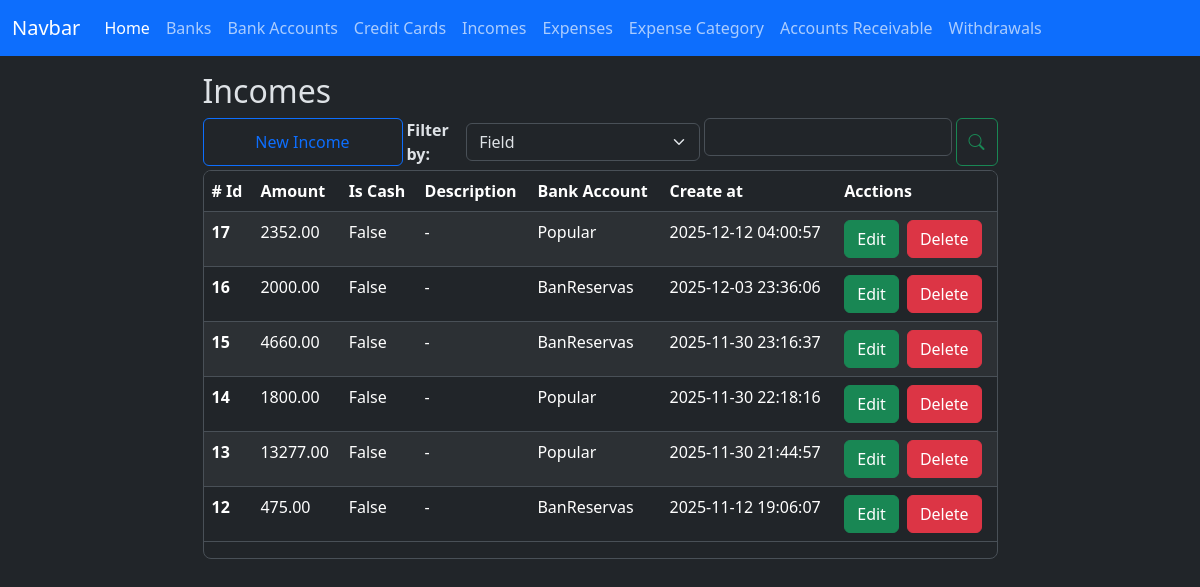
The page /incomes/index on the database as committed earlier.
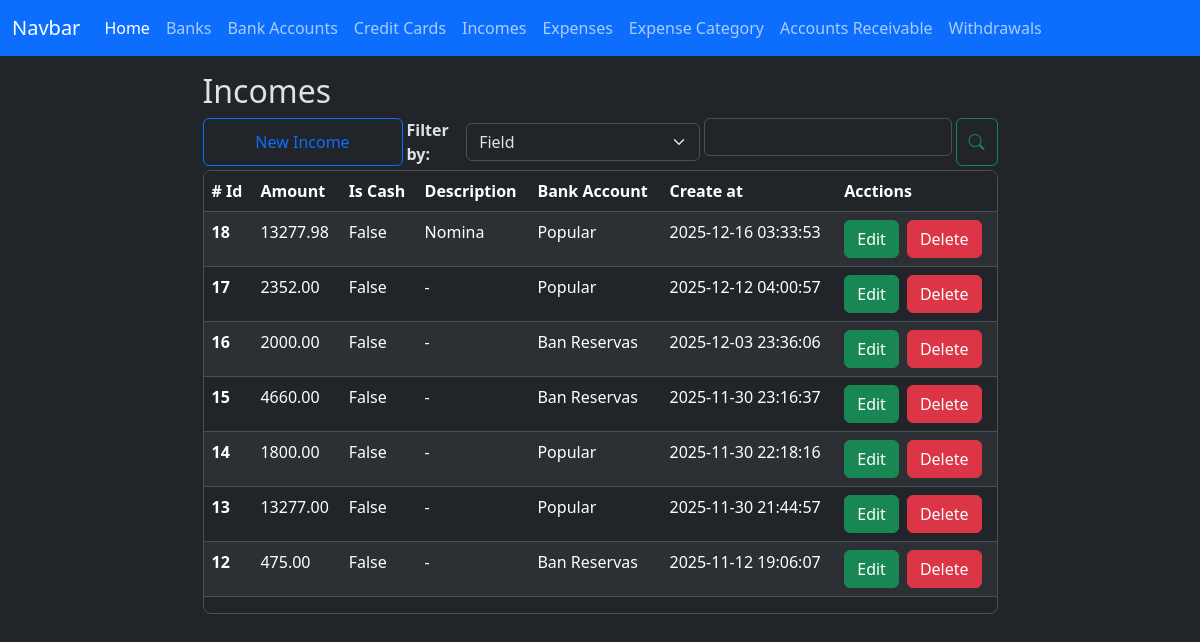
The same page on the database as committed later.
### app/models/income.py (models this page shows, shortened)
class Income(db.Model):
    __tablename__ = 'incomes'
    id = db.Column(db.Integer, primary_key=True)
    amount = db.Column(db.Numeric(10,2), nullable=False, default=0.00)
    is_cash = db.Column(db.Boolean, nullable=False, default=False)
    code = db.Column(db.String(50), nullable=False, server_default='TEMP')
    description = db.Column(db.String(255))
    bank_account_id = db.Column(db.Integer, db.ForeignKey('bank_accounts.id'))
    created_at = db.Column(db.DateTime(timezone=True), server_default=func.now())
    updated_at = db.Column(db.DateTime(timezone=True), onupdate=func.now())
    bank_account = relationship('BankAccount', back_populates='incomes')

### app/models/bank_account.py (models this page shows)
class BankAccount(db.Model):
    __tablename__ = 'bank_accounts'
    id = db.Column(db.Integer, primary_key=True)
    nick_name = db.Column(db.String(120))
    amount_available = db.Column(db.Numeric(10, 2), nullable=False)
    is_active = db.Column(db.Boolean, default=True)
    account_number = db.Column(db.Integer, nullable=True)
    bank_id = db.Column(db.Integer, db.ForeignKey('banks.id'))
    created_at = db.Column(db.DateTime(timezone=True), server_default=func.now())
    updated_at = db.Column(db.DateTime(timezone=True), onupdate=func.now())
    bank = relationship('Bank', back_populates='bank_accounts')
    expenses = relationship('Expense', back_populates='bank_account')
    incomes = relationship('Income', back_populates='bank_account')
    loans = relationship('Loan', back_populates='bank_account')
    loan_payments = relationship('LoanPayment', back_populates='bank_account')
    credit_card_payments = relationship('CreditCardPayment', back_populates='bank_account')
    withdrawals = relationship('Withdrawal', back_populates='bank_account')

### app/routes/income_routes.py (the view)
@income_bp.route('/index', methods=['GET', 'POST'])
def index():
    incomes = Income.query.order_by(Income.created_at.desc()).all()
    bank_accounts = BankAccount.query.all()
    context = {
        'incomes': incomes,
        'bank_accounts': bank_accounts
    }
    return render_template('incomes/index.html', **context)

### app/templates/incomes/index.html (shortened to what this page needs)
{% extends 'layout.html' %}
{% block content %}
    <div class="container w-75">
        <h2>Incomes</h2>
        <div class="d-flex justify-content-start gap-1 flex-wrap flex-md-nowrap mt-2">
            <button
                type="button"
                id="btn-create-expense-id"
                class="btn btn-outline-primary me-auto me-md-auto w-100 w-md-auto"
                style="max-width: 200px;"
                data-bs-toggle="modal"
                data-bs-target="#create-income"
            >New Income</i>
            </button>
            <div class="d-flex gap-1 w-100 align-items-center" style="max-width: 320px;">
                <div class="w-md-auto mt-md-0">
                    <label for="" class="fs-6 fw-bold">Filter by: </label>
                </div>
                <div class="w-100 w-md-auto mt-md-0" style="max-width: 250px;">
                    <select class="form-select" id="select-filter-type-id">
                        <option value="field">Field</option>
                    </select>
                </div>
            </div>
            <div class="d-flex gap-1 w-100" style="max-width: 350px;">
                <div class="w-100 w-md-auto mt-md-0">
                    <input type="text" class="form-control" id="filter-input-id">
                </div>
                <button type="button" class="btn btn-outline-success" id="btn-search-id"><i class="bi bi-search"></i></button>
            </div>
        </div>
        <div class="table-responsive overflow-y-auto border rounded-3 mt-1" style="max-height: 457px;">
            <table class="table table-striped  table-hover">
                <thead class="sticky-top">
                    <tr>
                    <th scope="col"># Id</th>
                    <th scope="col">Amount</th>
                    <th scope="col">Is Cash</th>
                    <th scope="col">Description</th>
                    <th scope="col">Bank Account</th>
                    <th scope="col">Create at</th>
                    <th scope="col">Acctions</th>
                    </tr>
                </thead>
                <tbody id="incomes-table-body-id">
                  {% for income in incomes %}
                    <tr>
                        <th scope="row">{{ income.id }}</th>
                        <td>{{ income.amount }}</td>
                        <td>{{ income.is_cash }}</td>
                        <td>{{ income.description if income.description else '-'}}</td>
                        <td>{{ income.bank_account.nick_name }}</td>
                        <td>{{ income.created_at }}</td>
                        <td>
                            <div class="d-flex gap-2">
                                <button
                                    type="button"
                                    class="btn btn-success"
                                    data-bs-toggle="modal"
                                    data-bs-target="#edit-income"
                                    data-income-id="{{ income.id }}"
                                    data-amount="{{ income.amount }}"
                                    data-is-cash="{{ income.is_cash }}"
                                    data-description="{{ income.description if income.description else '' }}"
                                    data-bank-account-id="{{ income.bank_account_id }}"
                                >
                                Edit
                                </button>
                                <a href="{{ url_for('income.delete', id=income.id ) }}" class="btn btn-danger">Delete</a>
                            </div>
                        </td>
                    </tr>
                  {% endfor %}
                </tbody>
            </table>
        </div>
    </div>
<link href="https://cdn.jsdelivr.net/npm/@sweetalert2/theme-dark@5/dark.css" rel="stylesheet">
<link rel="stylesheet" href="https://cdn.jsdelivr.net/npm/flatpickr/dist/flatpickr.min.css">
{% endblock %}

### app/templates/layout.html (shortened to what this page needs)
<!doctype html>
<html lang="en" data-bs-theme="dark">
  <head>
    <link href="https://cdn.jsdelivr.net/npm/bootstrap@5.3.8/dist/css/bootstrap.min.css" rel="stylesheet">
    <link rel="stylesheet" href="../static/style.css">
</head>
  <body>
    <nav class="navbar navbar-expand-lg bg-primary fixed-top mx-2 mx-auto">
        <div class="container-fluid">
            <a class="navbar-brand" href="#">Navbar</a>
            <div class="collapse navbar-collapse" id="navbarNav">
                <ul class="navbar-nav">
                    <li class="nav-item">
                        <a class="nav-link active" aria-current="page" href="{{ url_for('home.index' ) }}">Home</a>
                    </li>
                    <li class="nav-item">
                        <a class="nav-link" href="{{ url_for('bank.index' ) }}">Banks</a>
                    </li>
                    <li class="nav-item">
                        <a class="nav-link" href="{{ url_for('bank_account.index' ) }}">Bank Accounts</a>
                    </li>
                    <li class="nav-item">
                        <a class="nav-link" href="{{ url_for('credit_card.index' ) }}">Credit Cards</a>
                    </li>
                    <li class="nav-item">
                        <a class="nav-link" href="{{ url_for('income.index' ) }}">Incomes</a>
                    </li>
                    <li class="nav-item">
                        <a class="nav-link" href="{{ url_for('expense.index' ) }}">Expenses</a>
                    </li>
                    <li class="nav-item">
                        <a class="nav-link" href="{{ url_for('expense_category.index' ) }}">Expense Category</a>
                    </li>
                    <li class="nav-item">
                        <a class="nav-link" href="{{ url_for('accounts_receivable.index' ) }}">Accounts Receivable</a>
                    </li>
                    <li class="nav-item">
                        <a class="nav-link" href="{{ url_for('withdrawal.index' ) }}">Withdrawals</a>
                    </li>
                </ul>
            </div>
        </div>
    </nav>
    <main class="container mt-5 p-4">
    {% block content %}
    {% endblock %}
    </main>
    <link rel="stylesheet" href="https://cdn.jsdelivr.net/npm/bootstrap-icons@1.13.1/font/bootstrap-icons.min.css">
</body>
</html>

Rows that differ between the two databases and show on the page:
added Income: id "18", amount "13277.98", is_cash "False", description "Nomina", bank_account.nick_name "Popular", created_at "2025-12-16 03:33:53"
changed through a linked row, Income id 16: bank_account.nick_name "BanReservas" → "Ban Reservas"
changed through a linked row, Income id 15: bank_account.nick_name "BanReservas" → "Ban Reservas"
changed through a linked row, Income id 12: bank_account.nick_name "BanReservas" → "Ban Reservas"
